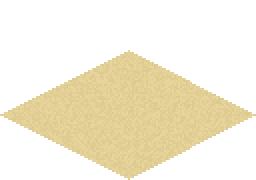
#> input picture client/src/Presentation/Arena/IsoGroundSeamless.png, 128 x 90 px, given in place of tileSand1.png, which was not available (shown 2 times larger)
$ python prep_kenney_ground.py ../client/src/Presentation/Arena
#> lines starting #> are read from the running program, lines starting #| are printed output that depends on the picture
#!/usr/bin/env python3
"""Prepare the game-ready ground tile from the Kenney "Top-down Tanks Remastered" pack (CC0).

Resizes the seamless sand tile to the 64 px game tile size and writes it into the Arena
presentation folder as GroundSand.png; the scene tiles it across the field (ArenaScene.BuildGround)
and tints it per ArenaTheme.

Source: https://kenney.nl/assets/top-down-tanks-remastered  (CC0 1.0, no attribution required).
Re-runnable; pass the pack's "PNG/Retina" folder as argv[1] to override the default path.
"""
import os
import sys

from PIL import Image

DEFAULT_SRC = r"C:\programmering\TankGame\kenney_top-down-tanks-remastered\PNG\Retina"
SRC = sys.argv[1] if len(sys.argv) > 1 else DEFAULT_SRC
DST = os.path.abspath(os.path.join(os.path.dirname(__file__), "..", "client",
                                   "src", "Presentation", "Arena"))

TILE = 64


def main():
    tile = Image.open(os.path.join(SRC, "tileSand1.png")).convert("RGBA")
#> tile is the input picture: PIL image 128x90 RGBA; mean R, G, B, A 81, 74.5, 53.7, 91.4
    tile.resize((TILE, TILE), Image.LANCZOS).save(os.path.join(DST, "GroundSand.png"))
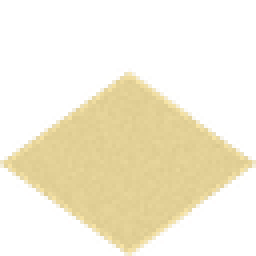
#> saved as GroundSand.png: PIL image 64x64 RGBA (shown 4 times larger); mean R, G, B, A 92.8, 85.5, 62, 91.4; transparent parts drawn white
    print(f"wrote GroundSand.png ({TILE}x{TILE}) to {DST}")


if __name__ == "__main__":
    main()

$ run again, on client/src/Presentation/Arena/PickupDisc.png
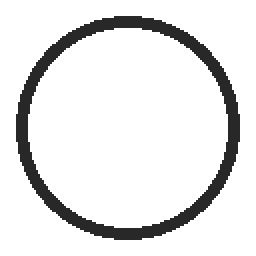
#> input picture client/src/Presentation/Arena/PickupDisc.png, 128 x 128 px, given in place of tileSand1.png, which was not available (shown 2 times larger)
#> in main, tile is the input picture: PIL image 128x128 RGBA; mean R, G, B, A 168.2, 168.2, 168.2, 165.8
#> in main, `tile.resize((TILE, TILE), Image.LANCZOS).save(os.path.join(DST, "Groun..`:
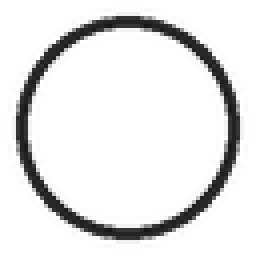
#> saved as GroundSand.png: PIL image 64x64 RGBA (shown 4 times larger); mean R, G, B, A 169.2, 169.2, 169.2, 165.7; transparent parts drawn white
